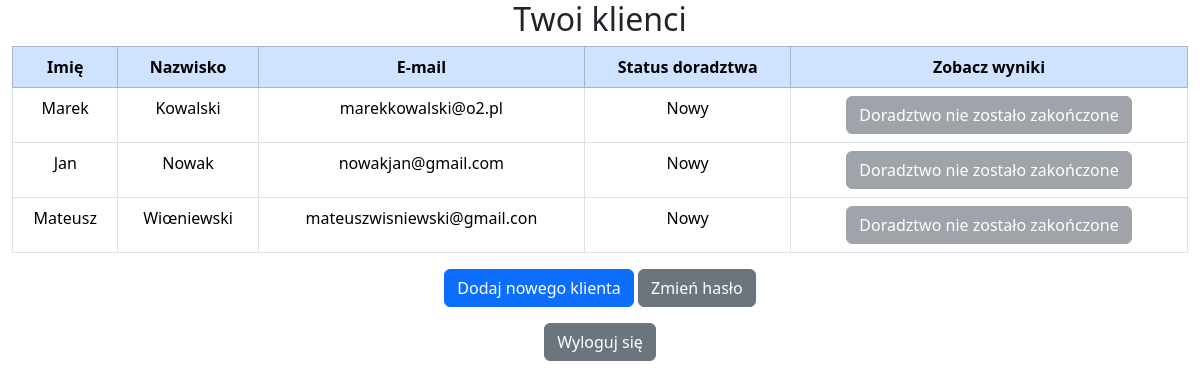
Screenshot of /doradca.php (signed in) with the database file from the repository.
### tables this page shows
CREATE TABLE `klient` (
  `id` int(11) NOT NULL,
  `email` varchar(255) NOT NULL,
  `haslo` varchar(255) NOT NULL,
  `status` tinyint(1) NOT NULL,
  `data_utworzenia` date NOT NULL,
  `imie` varchar(40) DEFAULT NULL,
  `nazwisko` varchar(40) DEFAULT NULL
);

CREATE TABLE `status` (
  `id` int(11) NOT NULL,
  `nazwa` varchar(255) NOT NULL
);

### doradca.php (the view, shortened to what this page needs)
<!DOCTYPE html>
<?php
require_once "conn.php";
?>
<html lang="pl">
<head>
    <link href="https://cdn.jsdelivr.net/npm/bootstrap@5.3.3/dist/css/bootstrap.min.css" rel="stylesheet">
</head>
<body>
    <div class="container-fluid text-center">
        <p class="h2">Twoi klienci</p>
        <table class="table table-hover table-bordered">
            <thead class="table-primary">
                <tr>
                    <th>Imię</th>
                    <th>Nazwisko</th>
                    <th>E-mail</th>
                    <th>Status doradztwa</th>
                    <th>Zobacz wyniki</th>
                </tr>
            </thead>
            <tbody>
                <?php
                $id_doradcy = $_SESSION['id_doradcy'];
                $sql = "SELECT klient.id, klient.imie, klient.nazwisko, klient.email, status.nazwa FROM klient
                    JOIN doradztwo ON doradztwo.id_klienta = klient.id
                    JOIN status ON doradztwo.id_status = status.id
                    WHERE doradztwo.id_doradcy = '$id_doradcy'";
                $result = mysqli_query($conn, $sql);
                if (mysqli_num_rows($result) > 0)
                {
                    while ($row = mysqli_fetch_assoc($result))
                    {
                        echo "<tr>";
                        echo "<form action='szczegoly.php' method='post'>";
                        echo "<td>"  . $row['imie'] . "</td>";
                        echo "<td>" . $row['nazwisko'] . "</td>";
                        echo "<td>" . $row['email'] . "</td>";
                        echo "<td>" . $row['nazwa'] . "</td>";
                        if ($row['nazwa'] == "zakonczony_kwestionariusz_osobowosci")
                        {
                            echo "<td><button type='submit' name='id' value='".$row["id"]."' class='btn btn-primary'>Wynik</button></td>";
                        }
                        else
                        {
                            echo "<td><button class='btn btn-secondary disabled'>Doradztwo nie zostało zakończone</button></td>";
                        }
                        echo "</form>";
                        echo "</tr>";
                    }
                }
                ?>
            </tbody>
        </table>
        <a href="dodaj_klienta.php" class="btn btn-primary">Dodaj nowego klienta</a>
        <a href="zmien_haslo.php" class="btn btn-secondary">Zmień hasło</a><br />
        <a href="logout.php" class="btn btn-secondary mt-3">Wyloguj się</a>
    </div>
</body>
</html>

### rows the page displays
klient: imie "Marek", nazwisko "Kowalski", email "marekkowalski@o2.pl", status.nazwa "Nowy"
klient: imie "Jan", nazwisko "Nowak", email "nowakjan@gmail.com", status.nazwa "Nowy"
klient: imie "Mateusz", nazwisko "Wiœniewski", email "mateuszwisniewski@gmail.con", status.nazwa "Nowy"
